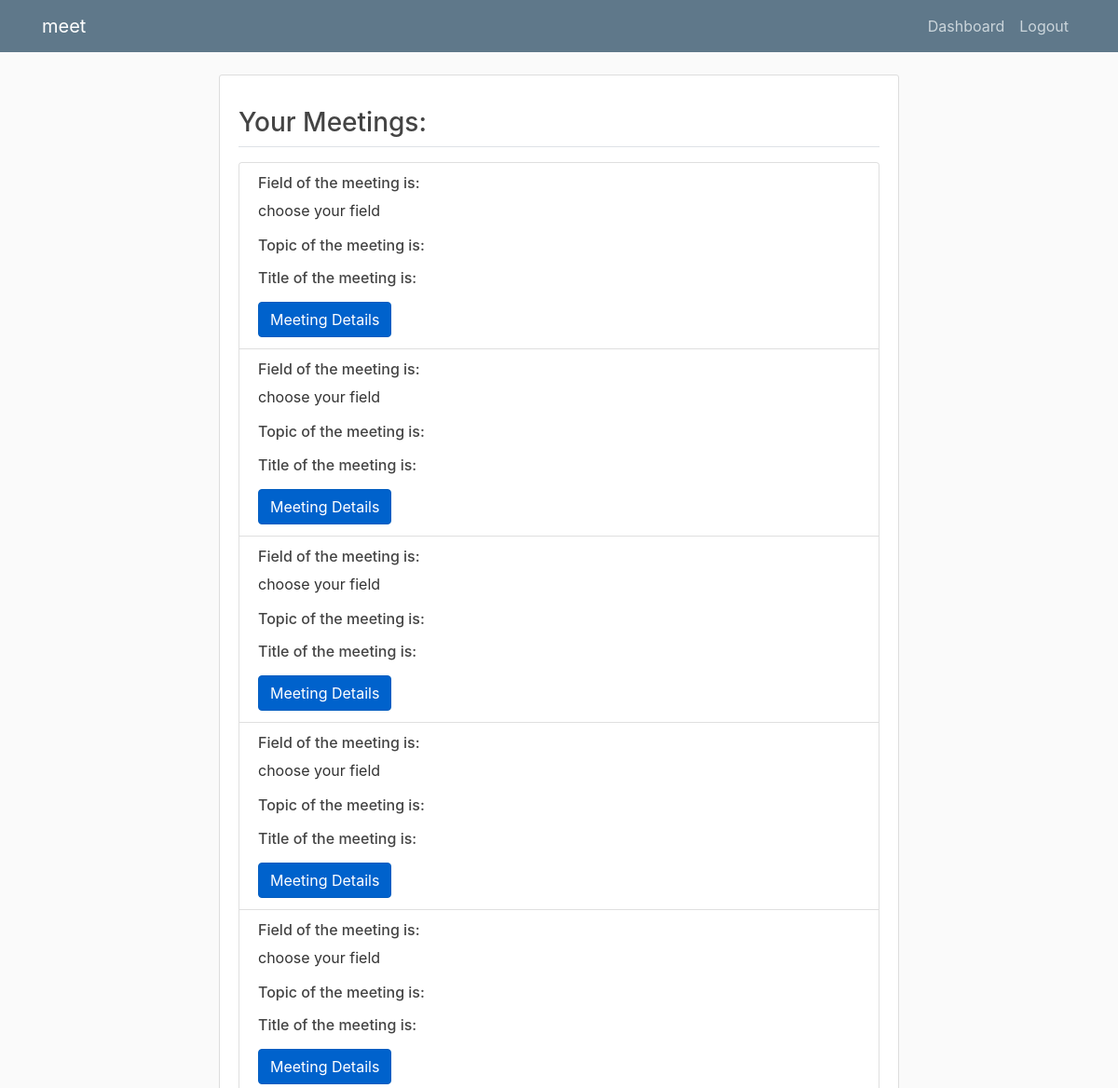
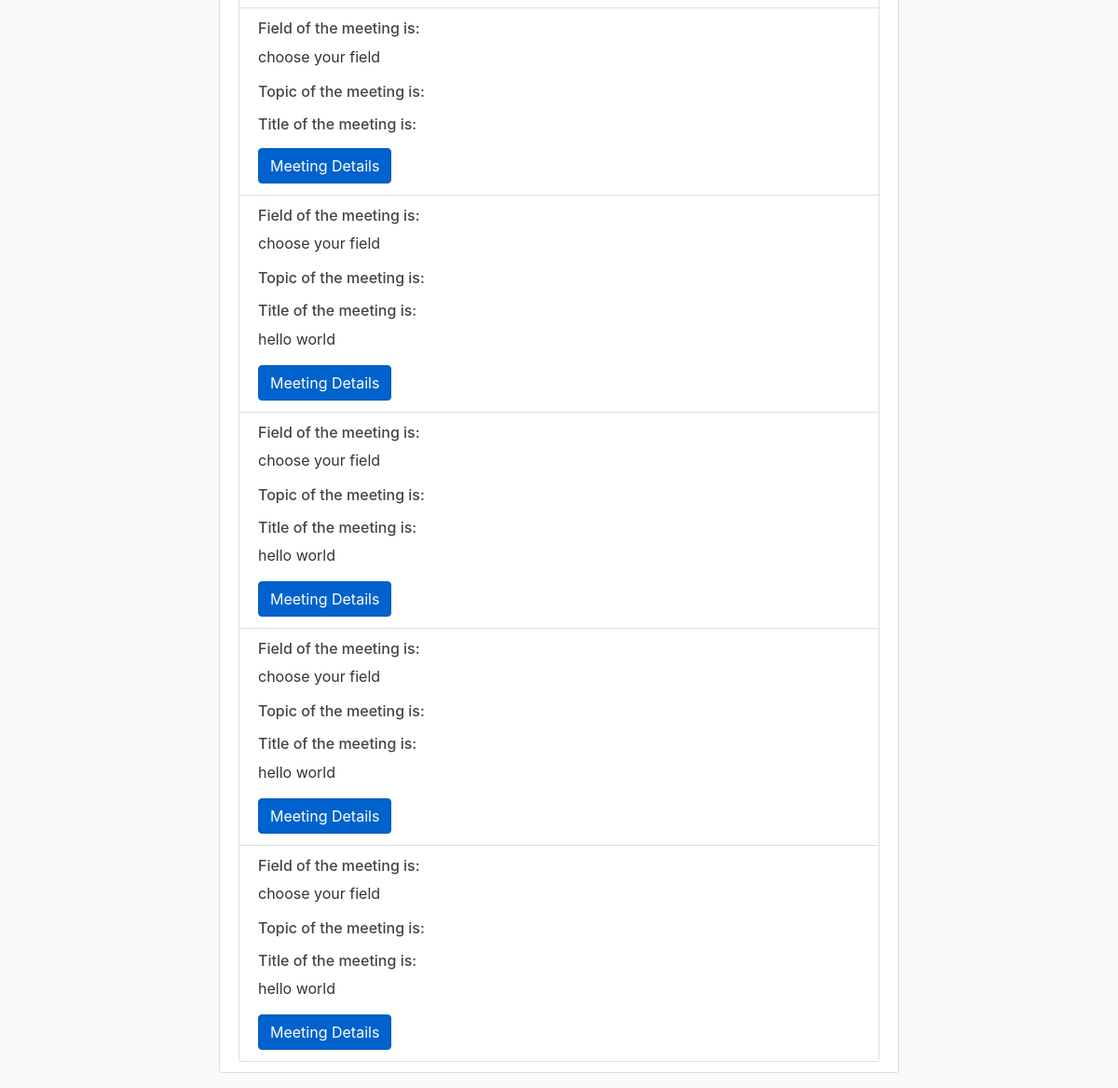
/user_dashboard/ (signed in), run on the app's committed database (2 pictures, top to bottom).
### meetings/models.py (models this page shows, shortened)
class Meetings(models.Model):
    MY_Field = (
        ('Applications and Real-Time Area', 'Applications and Real-Time Area'),
        ('General Area', 'General Area'),
        ('Internet Area', 'Internet Area'),
        ('Operations and Management Area  ', 'Operations and Management Area '),
        ('Routing Area ', 'Routing Area '),
        ('Security Area', 'Security Area'),
        ('Transport Area', 'Transport Area'),
    )
    area = models.CharField(max_length=100, choices=MY_Field,default = 'choose your field')
    topic = models.CharField(max_length=250)
    title = models.CharField(max_length=250)
    about_meeting = models.TextField(max_length=500)
    zoom_url = models.URLField(max_length=200)
    time =  models.TimeField(null=True)
    date = models.DateField(null=True)
    user = models.ForeignKey(NewUser,on_delete=models.CASCADE, default = 1)

### meetings/views.py (the view)
# urls.py: path('user_dashboard/',views.user_dashboard, name='user-dashboard'),
@login_required
def user_dashboard(request):
	current_user = request.user
	print(current_user.admin_key)
	data = StudentMeetings.objects.all().filter(new_user = current_user.id)
	list_of_meetings_index = []
	for meeting in data:
		list_of_meetings_index.append(meeting.meetings.id)
	context = {
	        'meetings' : Meetings.objects.filter(user = current_user.admin_key)
	    }
	return render(request,'meetings/user_dashboard.html',context)

### meetings/templates/meetings/user_dashboard.html (shortened to what this page needs)
{% extends "meetings/user_base_dashboard.html" %}
{% load crispy_forms_tags %}
{% block content %}
    <div class="content-section">
   <h3>Your Meetings:</h3>
   <div class="border-top pt-3"> </div>
    <div class="card">
   <ul class="list-group list-group-flush">
        {% if meetings %}
   {% for meeting  in meetings %}
    <li class="list-group-item">
        <h6>Field of the meeting is: </h6> <p> {{ meeting.area }}</p>
        <h6>Topic of the meeting is:</h6><p>{{ meeting.topic }}</p>
        <h6>Title of the meeting is:</h6>  <p> {{ meeting.title }}</p>
             <a href="http://127.0.0.1:8000/meeting_details/{{ meeting.id }}" class="btn btn-primary  active" role="button" aria-pressed="true">Meeting Details</a>
    {% endfor %}
</li>
    {% else %}
        <p>Sorry, There is no meeting  yet.</p>
        {% endif %}
{% endblock content %}

### meetings/templates/meetings/user_base_dashboard.html (shortened to what this page needs)
{% load static %}
<!DOCTYPE html>
<html>
<head>
    <link rel="stylesheet" href="https://maxcdn.bootstrapcdn.com/bootstrap/4.0.0/css/bootstrap.min.css">
    <link rel="stylesheet" type="text/css" href="{% static 'meetings/main.css' %}">
</head>
<body>
    <header class="site-header">
      <nav class="navbar navbar-expand-md navbar-dark bg-steel fixed-top">
        <div class="container">
          <a class="navbar-brand mr-4" href="{% url 'home-page' %}">meet</a>
          <div class="collapse navbar-collapse" id="navbarToggle">
            <div class="navbar-nav">
              {% if user.is_authenticated %}
                <a class="nav-item nav-link" href="{% url 'user-dashboard' %}">Dashboard</a>
                <a class="nav-item nav-link" href="{% url 'logout' %}">Logout</a>
              {% endif %}
            </div>
          </div>
        </div>
      </nav>
    </header>
    <main role="main" class="container">
      <div class="row">
        <div class="col-md-2">
        </div>
        <div class="col-md-8">
          {% block content %}
          {% endblock %}
        </div>
        <div class="col-md-2">
        </div>
      </div>
    </main>
</body>
</html>

### meetings/static/meetings/main.css (style rules this page uses)
body { background: #fafafa; color: #333333; margin-top: 5rem; }
h1, h2, h3, h4, h5, h6 { color: #444444; }
ul { margin: 0; }
.bg-steel { background-color: #5f788a; }
.site-header .navbar-nav .nav-link { color: #cbd5db; }
.content-section { background: #ffffff; padding: 10px 20px; border: 1px solid #dddddd; border-radius: 3px; margin-bottom: 20px; }

### data on the page
Meetings: area "choose your field"
Meetings: area "choose your field"
Meetings: area "choose your field"
Meetings: area "choose your field"
Meetings: area "choose your field"
Meetings: area "choose your field"
Meetings: area "choose your field", title "hello world"
Meetings: area "choose your field", title "hello world"
Meetings: area "choose your field", title "hello world"
Meetings: area "choose your field", title "hello world"
